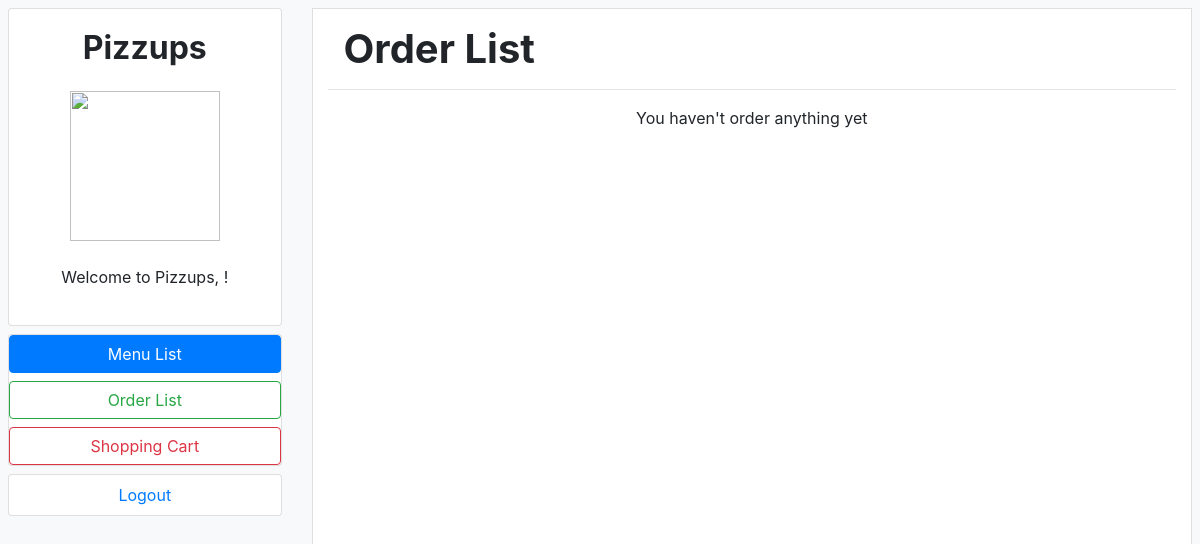
The app's page /order-list (signed in), older data.
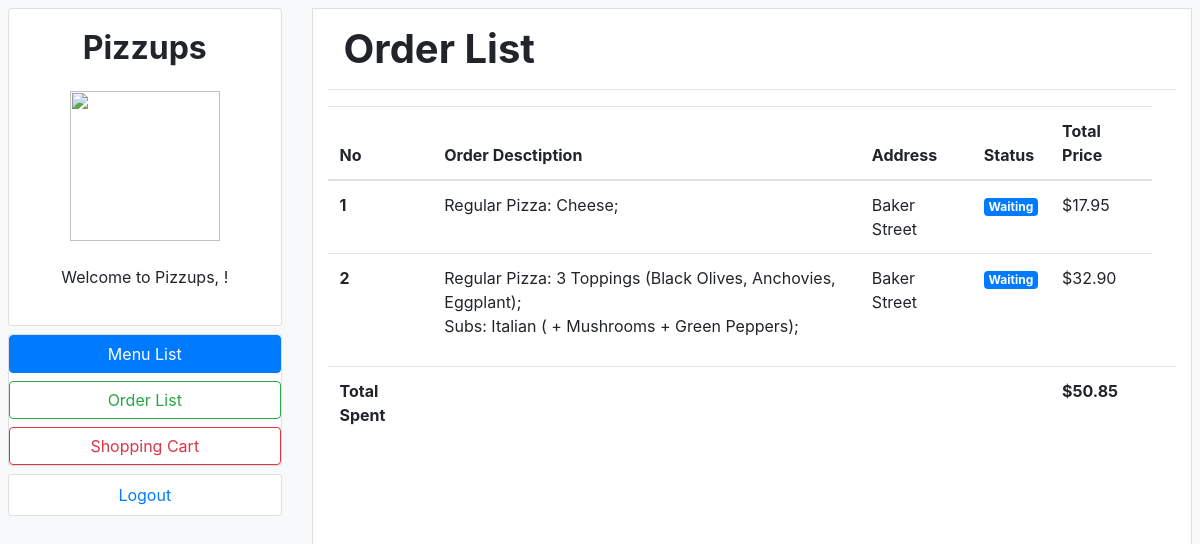
The same page, newer data.
### orders/models.py (models this page shows, shortened)
class UserOrderList(models.Model):
    user = models.ForeignKey(User, on_delete=models.CASCADE, related_name="orders") #user
    user_fullname = models.CharField(max_length=255) #Awanama Wijaya
    order_desc = models.TextField() #Regular Pizza: 3 Toppings [Pepperoni, Anchovies, Chicken Berbecue]; Subs: etc...
    total_price = models.DecimalField(max_digits=4, blank=True, decimal_places=2, null=True) #37.70
    user_address = models.TextField()
    ORDER_STATUS_CHOICES = (
        ('1', 'Waiting'),
        ('2', 'Cooking'),
        ('3', 'Delivering'),
        ('4', 'Complete')
    )
    order_status = models.CharField(max_length=1, choices=ORDER_STATUS_CHOICES)

### orders/views.py (the view)
# urls.py: path("order-list", views.orderList, name="order list"),
def orderList(request):
    if not request.user.is_authenticated:
        return HttpResponseRedirect(reverse("login"))
    orders = request.user.orders.all()
    if orders:
        total_spent = round(request.user.orders.all().aggregate(Sum('total_price'))['total_price__sum'], 2)
    else:
        total_spent = None
    return render(request, "order/order_list.html", {'orders':orders, 'total_spent':total_spent})

### orders/templates/order/order_list.html (shortened to what this page needs)
{% extends "homelayout.html" %}
{% block body %}
<div id="order-list-header">
  <h1 class="font-weight-bold pt-3 pl-3">Order List</h1>
</div>
<hr>
<div id="order-list-body">
  {% if orders %}
  <table class="table mt-3">
    <thead>
      <tr>
        <th scope="col">No</th>
        <th scope="col">Order Desctiption</th>
        <th scope="col">Address</th>
        <th scope="col">Status</th>
        <th scope="col">Total Price</th>
      </tr>
    <thead>
    <tbody>
      {% for order in orders %}
      <tr>
        <th scope="row">{{forloop.counter}}</th>
        <td>{{order.order_desc|linebreaks}}</td>
        <td>{{order.user_address}}</td>
        {% if order.order_status == '1' %}
          <td><span class="badge badge-primary">Waiting</span></td>
        {% elif order.order_status == '2' %}
          <td><span class="badge badge-info">Cooking</span></td>
        {% elif order.order_status == '3' %}
          <td><span class="badge badge-warning">Delivering</span></td>
        {% elif order.order_status == '4' %}
          <td><span class="badge badge-success">Completed</span></td>
        {% endif %}
        <td>${{order.total_price}}</td>
      </tr>
      {% endfor %}
    </tbody>
    <tfoot>
        <tr>
          <th>Total Spent</th>
          <th> </th>
          <th> </th>
          <th> </th>
          <th>${{total_spent}}</th>
          <th> </th>
        </tr>
    </tfoot>
  </table>
  {% else %}
  <p class="text-center"> You haven't order anything yet </p>
  {% endif %}
</div>
{% endblock %}

Row changes from the older to the newer data that the page shows:
added UserOrderList: order_desc "Regular Pizza: Cheese;", user_address "Baker Street", order_status "Waiting", total_price "17.95"
added UserOrderList: order_desc "Regular Pizza: 3 Toppings (Black Olives, Anchovies, Eggplant); Subs: Italian ( + Mushrooms + Green Peppers);", user_address "Baker Street", order_status "Waiting", total_price "32.90"
Text that changed along with them:
{{ total_spent }}: (not shown) → "50.85"
text no longer shown: "You haven't order anything yet"
text now shown: "No Order Desctiption Address Status Total Price Total Spent $"
